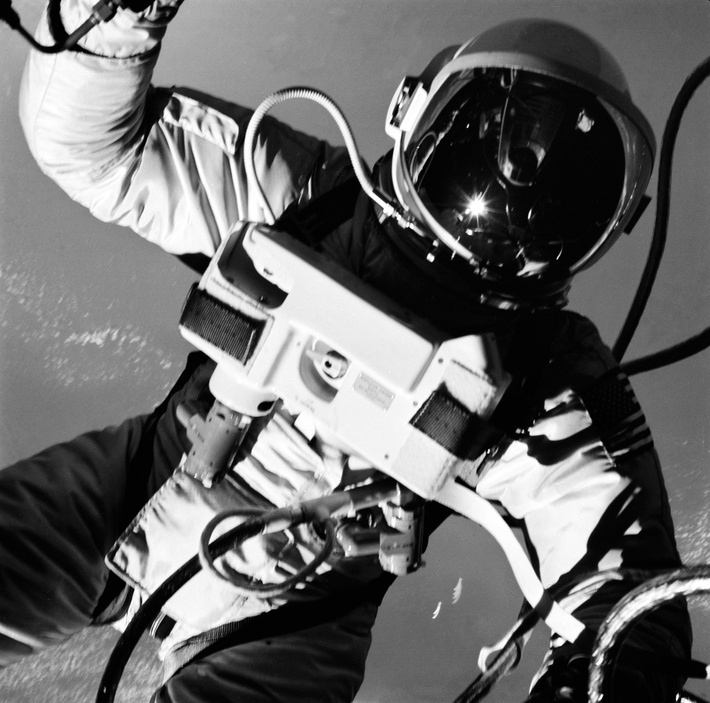
#> input picture astronaut.jpg, 710 x 703 px, shrunk from 1500 x 1484 before the run
$ python Histogram_Equalization.py
#> lines starting #> are read from the running program, lines starting #| are printed output that depends on the picture
# Charlotte Meola
# ECE 5470, Digital Image Processing
# Homework 1: Histogram Equalization Assignment

# "Histogram_Equalization" generates a histogram of original pixel intensity and performs histogram
# equalization for (1) a black and white image and (2) a color image.  Returns images of the
# original histogram, equalized histogram, original image, and equalized image to project folder.
#-----------------------------------------------------------------------------------------


import cv2, imageio
from matplotlib import pyplot as plt
import numpy as np


# Function "makeHistogram" first returns the size of the inputted image for the user.
# Then, it maps an image and returns a histogram for the inputted image.
# Image histogram plot is saved as a .jpg in the project folder.
def makeHistogram(imgFileName):

    # Open the image to get name, then finds dimensions and # of channels:
#> called with imgFileName = 'astronaut.jpg'
    print("\nApplying histogram equalization to '" + imgFileName + "'.")
    height, width, channels = imageio.imread(imgFileName).shape
#> height = 703; width = 710; channels = 3
    print("Width of '" + imgFileName + "' = %d" % (width))
#| Width of 'astronaut.jpg' = 710
    print("Height of '" + imgFileName + "' = %d" % (height))
#| Height of 'astronaut.jpg' = 703

    # Create a (flattened) histogram for the image and save histogram as image:
    image = cv2.imread(imgFileName)
#> image is the input picture: shape (703, 710, 3); min 0, max 255, mean 105.7
    channels = cv2.split(image)
    # If image is in color, histogram will display three channels in histogram plot.
    colors = ("b", "g", "r")
    plt.title("Histogram for '" + imgFileName[:-4] + "' Pixel Intensity")
    plt.xlabel("Intensity")
    plt.ylabel("Number of Pixels")

    # Finds and plots the image histogram.
    for (chan, color) in zip(channels, colors):
        hist = cv2.calcHist([chan], [0], None, [256], [0, 256])
        plt.plot(hist, color = color)
        # Limits pixel values from 0 - 256:
        plt.xlim([0, 256])
        # Plot is saved in project folder for viewing:
        plt.savefig("" + imgFileName[:-4] + "_histogram.jpg")
#> this loop made 3 passes
#> color on passes 1 to 3: 'b', 'g', 'r'

    # Clear the plot data, so that new histogram may be plotted for next image:
    plt.cla()


# Function "equalizeImage" open an image, copies it, gets the cumulative sum of
# the histogram data, and uses this value to calculate the CDF of image pixel data.
# Outputs an equalized image to the project folder, then calls the makeHistogram
# function to create a histogram of the new, equalized image.
def equalizeImage(imgFileName):

    # Opens image and copies all pixel data:
#> called with imgFileName = 'astronaut.jpg'
    image = cv2.imread(imgFileName)
    data = image.copy()
    hist, bins = np.histogram(data, 256, density = True)
#> hist = 256 values, max 0.0349 at index 4, min 0.00107 at index 184, mean 0.00392; bins = 257 values from 0 to 255
    # Using sum to calculate CDF of image data:
    cdf = hist.cumsum()
#> cdf = 256 values from 0.00216 to 1
    cdf = 255 * cdf / cdf[-1]
#> cdf = 256 values from 0.55 to 255
    img_eq = np.interp(data, bins[:-1], cdf)
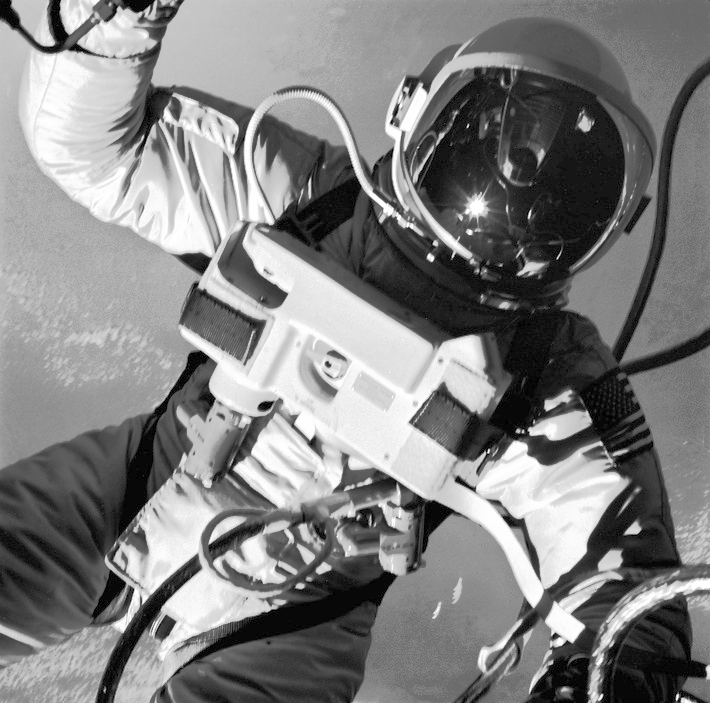
#> img_eq: shape (703, 710, 3) float64; min 0.55, max 255, mean 129
    re = img_eq.reshape(image.shape)
    # Defines new image name:
    newImgFileName = imgFileName[:-4] + "_equalized.jpg"
    # Saves new, equalized image to project folder:
    cv2.imwrite(newImgFileName, re)

    # Calls the previous function to make one more histogram for
    # the equalized image:
    makeHistogram(newImgFileName)
#| Width of 'astronaut_equalized.jpg' = 710
#| Height of 'astronaut_equalized.jpg' = 703
#> the loop in makeHistogram (call 2), `for (chan, color) in zip(channels, colors):` made 3 passes
#> pass 1, in makeHistogram (call 2), `plt.savefig("" + imgFileName[:-4] + "_histogram.jpg")`:
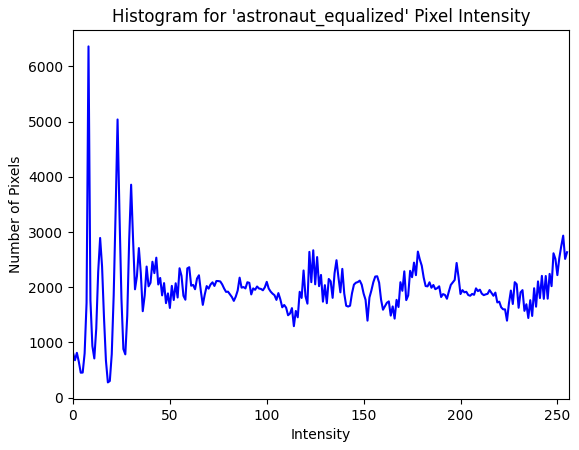
#> figure drawn by matplotlib, 1 panel; curve peaks at x = 8, y = 6364


# MAIN CODE & FUNCTION CALLS:----------------------------------------

# Calling the functions to be used on a black and white image:
makeHistogram('astronaut.jpg')
equalizeImage('astronaut.jpg')

# Calling the functions to be used on a color image:
makeHistogram('aurora.jpg')
#> call 3 of makeHistogram, with imgFileName = 'aurora.jpg'
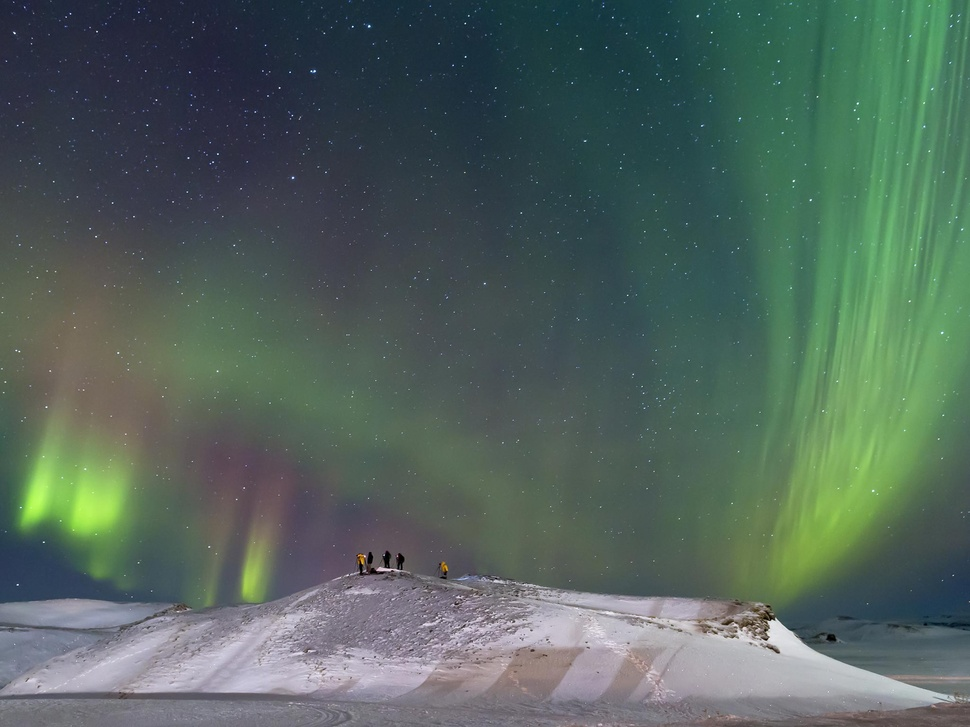
#> input picture aurora.jpg, 970 x 727 px, shrunk from 2048 x 1536 before the run
#> in makeHistogram (call 3), `height, width, channels = imageio.imread(imgFileName).shape`: height = 727; width = 970
#| Width of 'aurora.jpg' = 970
#| Height of 'aurora.jpg' = 727
#> the loop in makeHistogram (call 3), `for (chan, color) in zip(channels, colors):` made 3 passes
#> pass 1, in makeHistogram (call 3), `plt.savefig("" + imgFileName[:-4] + "_histogram.jpg")`:
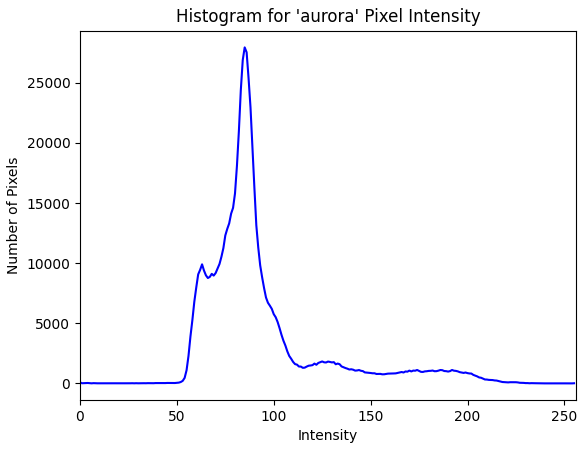
#> figure drawn by matplotlib, 1 panel; curve peaks at x = 85, y = 27947
equalizeImage('aurora.jpg')
#> call 2 of equalizeImage, with imgFileName = 'aurora.jpg'
#> in equalizeImage (call 2), `hist, bins = np.histogram(data, 256, density = True)`: hist = 256 values, max 0.0217 at index 85, min 3.32e-06 at index 254, mean 0.00392
#> in equalizeImage (call 2), `cdf = hist.cumsum()`: cdf = 256 values from 9.44e-05 to 1
#> in equalizeImage (call 2), `cdf = 255 * cdf / cdf[-1]`: cdf = 256 values from 0.024 to 255
#> in equalizeImage (call 2), `img_eq = np.interp(data, bins[:-1], cdf)`:
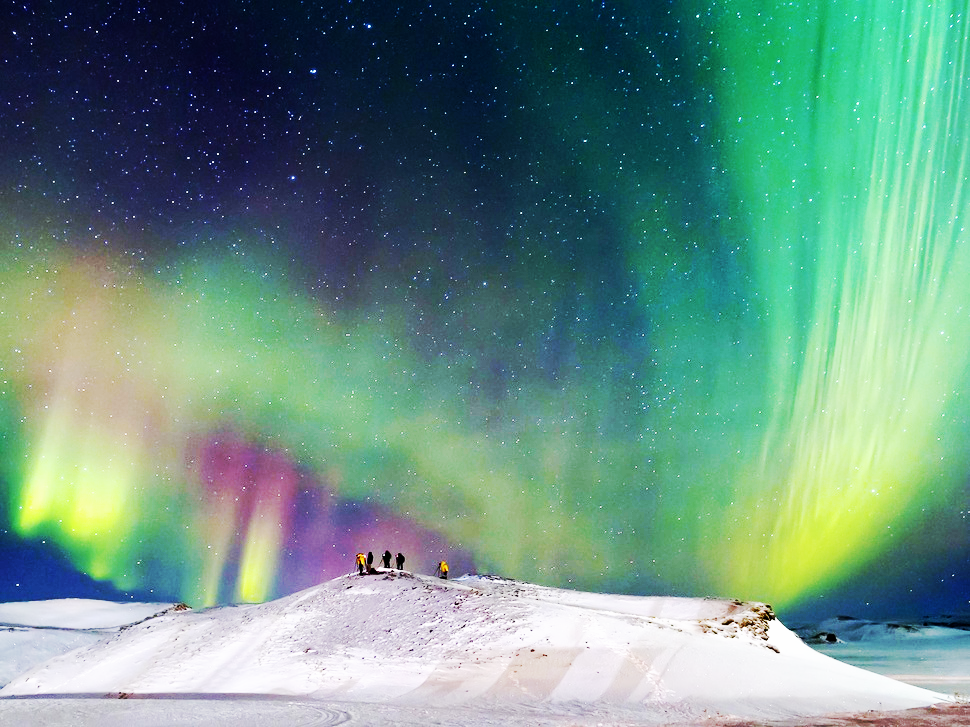
#> img_eq: shape (727, 970, 3) float64; mean B, G, R 133.8, 146.9, 107.8
#| Width of 'aurora_equalized.jpg' = 970
#| Height of 'aurora_equalized.jpg' = 727
#> the loop in makeHistogram (call 4), `for (chan, color) in zip(channels, colors):` made 3 passes
#> pass 1, in makeHistogram (call 4), `plt.savefig("" + imgFileName[:-4] + "_histogram.jpg")`:
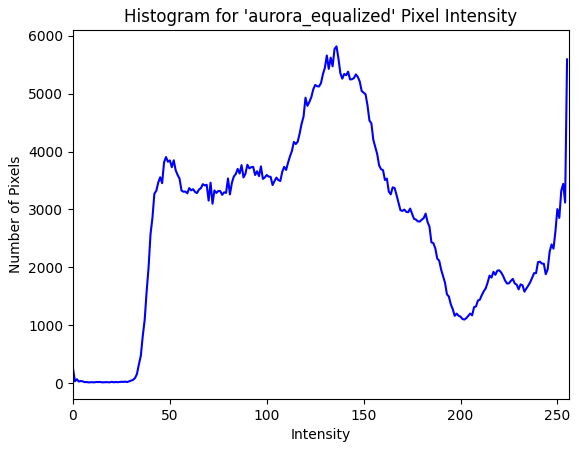
#> figure drawn by matplotlib, 1 panel; curve peaks at x = 136, y = 5816
#> pass 2, in makeHistogram (call 4), `plt.savefig("" + imgFileName[:-4] + "_histogram.jpg")`:
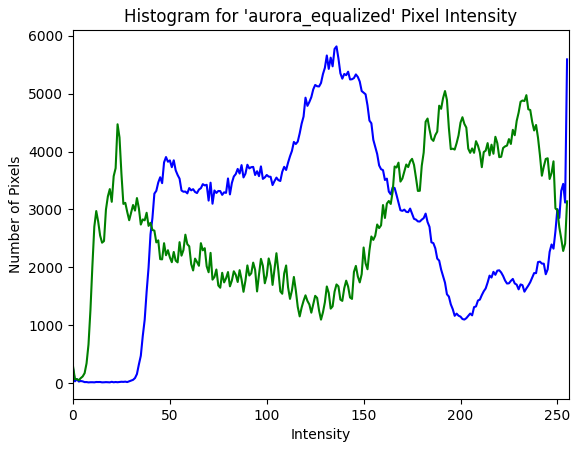
#> figure drawn by matplotlib, 1 panel; curve peaks at x = 136, y = 5816; curve peaks at x = 192, y = 5045
